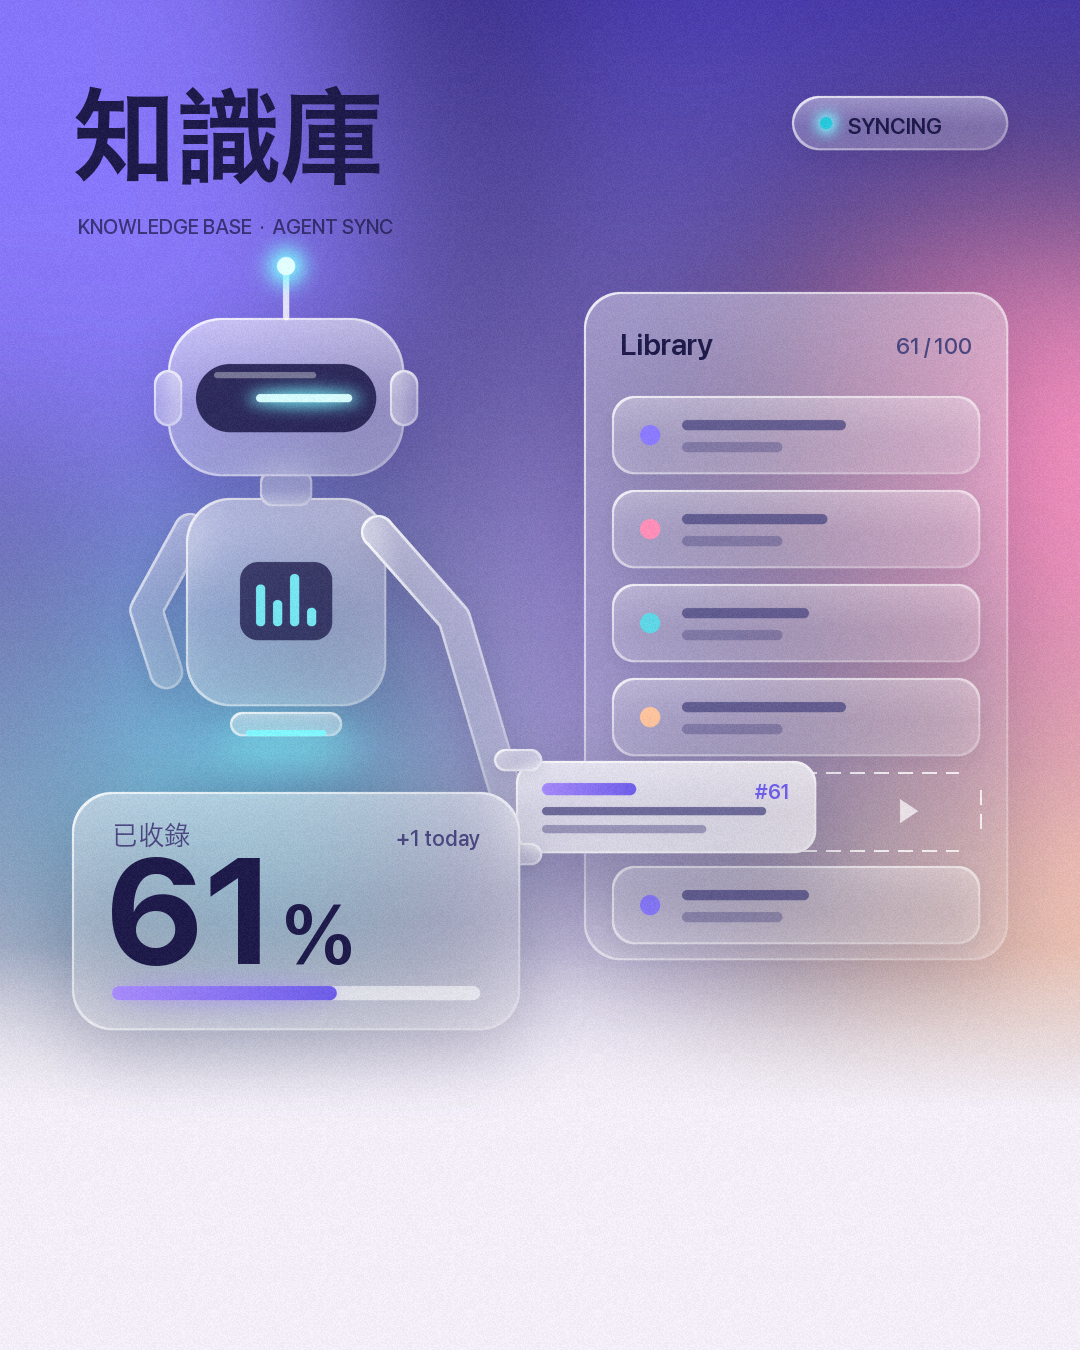

Source code (Python):
"""glass-ui sample frame (glassmorphism: frosted translucent UI layers over blurred colour light).
Subject: a floating glass robot slides note card #61 into a knowledge-base panel; widget shows 61%.
Technique encoded as helpers:
  - Light field: vertical base gradient + 4 colour blobs drawn at 1/4 size, blurred, upscaled
  - glass(): drop shadow -> backdrop blur of what is already behind -> white veil -> top sheen
             -> 1.5px rim lit from top-left (bright) to bottom-right (faint). Order matters.
  - Depth = blur radius + veil opacity: far layers blur less and are more transparent,
            the foreground card is the most opaque
  - One accent gradient (violet) for progress / selection; one status light (cyan) for the machine
  - Agent: robot made of glass parts (head, visor with scan light, torso, arm tubes), hovers; no face
Deterministic, PIL only. Writes sample.png (1080x1350) next to this file.
"""
import os, random
from PIL import Image, ImageDraw, ImageFilter, ImageFont, ImageChops

W, H, SS = 1080, 1350, 4          # SS = supersample factor for anti-aliased masks
HERE = os.path.dirname(os.path.abspath(__file__))

# ---- palette (must match style.md) ---------------------------------------------------------
BG_TOP  = (76, 62, 176)     # #4C3EB0  deep violet sky (top)
BG_MID  = (184, 168, 236)   # #B8A8EC  lavender
BG_BOT  = (243, 238, 248)   # #F3EEF8  calm bottom (subtitle zone)
BLOB_V  = (139, 123, 255)   # #8B7BFF  violet light
BLOB_P  = (255, 143, 184)   # #FF8FB8  pink light
BLOB_C  = (94, 214, 230)    # #5ED6E6  cyan light
BLOB_O  = (255, 197, 158)   # #FFC59E  peach light
INK     = (30, 27, 75)      # #1E1B4B  text, visor
INK2    = (74, 70, 128)     # #4A4680  secondary text, list lines
ACC_A   = (108, 92, 231)    # #6C5CE7  accent gradient start
ACC_B   = (167, 139, 250)   # #A78BFA  accent gradient end
LIGHT   = (125, 249, 255)   # #7DF9FF  machine status light (visor scan, antenna, thruster)
WHITE   = (255, 255, 255)

# ---- fonts ---------------------------------------------------------------------------------
def sf(size, weight=b'Semibold'):
    f = ImageFont.truetype('/System/Library/Fonts/SFNS.ttf', size)
    f.set_variation_by_name(weight); return f
def hei(size, w6=True):
    return ImageFont.truetype('/System/Library/Fonts/Hiragino Sans GB.ttc', size, index=2 if w6 else 0)

def check_glyphs(s, f):
    """Fail if any CJK char renders as notdef (tofu) or blank."""
    def mask(ch):
        m = Image.new('L', (f.size * 2, f.size * 2), 0)
        ImageDraw.Draw(m).text((0, 0), ch, font=f, fill=255); return m.tobytes()
    nd = mask('')
    for ch in s:
        if ord(ch) >= 0x2E80 and (mask(ch) == nd or not any(mask(ch))):
            raise SystemExit('missing glyph %r' % ch)

# ---- light field ---------------------------------------------------------------------------
def lerp(a, b, t): return tuple(int(a[i] + (b[i] - a[i]) * t) for i in range(3))
def background():
    bg = Image.new('RGB', (W, H)); d = ImageDraw.Draw(bg)
    for y in range(H):
        t = y / H
        c = lerp(BG_TOP, BG_MID, t / 0.55) if t < 0.55 else lerp(BG_MID, BG_BOT, min(1, (t - 0.55) / 0.25))
        d.line([(0, y), (W, y)], fill=c)
    q = Image.new('RGBA', (W // 4, H // 4), (0, 0, 0, 0)); qd = ImageDraw.Draw(q)
    for x, y, r, c, a in [(40, 60, 80, BLOB_V, 235), (250, 110, 70, BLOB_P, 220),
                          (60, 200, 60, BLOB_C, 200), (240, 235, 55, BLOB_O, 190)]:
        qd.ellipse([x - r, y - r, x + r, y + r], fill=c + (a,))
    q = q.filter(ImageFilter.GaussianBlur(30)).resize((W, H), Image.BICUBIC)
    bg = Image.alpha_composite(bg.convert('RGBA'), q)
    # calm bottom 22%: fade everything back to BG_BOT
    fade = Image.new('L', (1, H), 0)
    for y in range(H):
        fade.putpixel((0, y), int(255 * max(0, min(1, (y - 0.70 * H) / (0.12 * H)))))
    return Image.composite(Image.new('RGBA', (W, H), BG_BOT + (255,)), bg, fade.resize((W, H)))

def grain(im, amt=6):
    """Deterministic film grain (+-amt) from a seeded 128px tile; keeps glass from looking plastic."""
    rnd = random.Random(11)
    tile = Image.new('L', (128, 128)); tile.putdata([128 + rnd.randint(-amt, amt) for _ in range(128 * 128)])
    n = Image.new('L', (W, H))
    for x in range(0, W, 128):
        for y in range(0, H, 128): n.paste(tile, (x, y))
    n = Image.merge('RGB', (n, n, n))
    return ImageChops.add(im.convert('RGB'), n, 1, -128).convert('RGBA')

# ---- masks (drawn at SS x, downsampled = anti-aliased) ------------------------------------
def mask_from(draw_fn):
    m = Image.new('L', (W * SS, H * SS), 0); draw_fn(ImageDraw.Draw(m), SS)
    return m.resize((W, H), Image.LANCZOS)
def rr(box, r):
    return mask_from(lambda d, s: d.rounded_rectangle([v * s for v in box], radius=r * s, fill=255))
def tube(pts, w):
    def f(d, s):
        d.line([(x * s, y * s) for x, y in pts], fill=255, width=int(w * s), joint='curve')
        for x, y in (pts[0], pts[-1]): d.ellipse([(x - w / 2) * s, (y - w / 2) * s, (x + w / 2) * s, (y + w / 2) * s], fill=255)
    return mask_from(f)

def gradient_rim(mask, hi=0.8, lo=0.18, width=2):
    """Inner rim of a mask; alpha falls from top-left (hi) to bottom-right (lo)."""
    inner = mask.filter(ImageFilter.MinFilter(width * 2 + 1))
    rim = ImageChops.subtract(mask, inner)
    x0, y0, x1, y1 = mask.getbbox()
    v = Image.linear_gradient('L').resize((x1 - x0, y1 - y0))                         # 0 top -> 255 bottom
    h = Image.linear_gradient('L').transpose(Image.TRANSPOSE).resize((x1 - x0, y1 - y0))  # 0 left -> 255 right
    g = ImageChops.add(v, h, scale=2)                                                   # diagonal, no empty corners
    full = Image.new('L', (W, H), 0)
    full.paste(g.point(lambda v: int(255 * (hi - (hi - lo) * v / 255))), (x0, y0))
    return ImageChops.multiply(rim, full)

def glass(scene, mask, blur=22, veil=0.20, sheen=0.28, shadow=0.22, lift=18, tint=WHITE):
    """Frosted glass over whatever is already in `scene`."""
    x0, y0, x1, y1 = mask.getbbox()
    if shadow:                                                    # 1. soft drop shadow
        sh = Image.new('L', (W, H), 0); sh.paste(mask, (0, lift))
        sh = sh.filter(ImageFilter.GaussianBlur(lift * 1.6)).point(lambda v: int(v * shadow))
        scene.alpha_composite(Image.merge('RGBA', (*Image.new('RGB', (W, H), INK).split(), sh)))
    pad = blur * 3                                                # 2. backdrop blur
    bx = (max(0, x0 - pad), max(0, y0 - pad), min(W, x1 + pad), min(H, y1 + pad))
    blurred = scene.crop(bx).filter(ImageFilter.GaussianBlur(blur))
    layer = Image.new('RGBA', (W, H), (0, 0, 0, 0)); layer.paste(blurred, bx[:2])
    scene.paste(layer, (0, 0), mask)
    scene.alpha_composite(Image.merge('RGBA', (*Image.new('RGB', (W, H), tint).split(),
                                               mask.point(lambda v: int(v * veil)))))   # 3. veil
    if sheen:                                                     # 4. top sheen (light from above)
        g = Image.linear_gradient('L').resize((1, y1 - y0)).point(
            lambda v: int(255 * sheen * max(0, 1 - v / 255 / 0.55)))
        s = Image.new('L', (W, H), 0); s.paste(g.resize((W, y1 - y0)), (0, y0))
        scene.alpha_composite(Image.merge('RGBA', (*Image.new('RGB', (W, H), WHITE).split(),
                                                   ImageChops.multiply(s, mask))))
    rim = gradient_rim(mask)                                      # 5. lit rim
    scene.alpha_composite(Image.merge('RGBA', (*Image.new('RGB', (W, H), WHITE).split(), rim)))

def glow(scene, cx, cy, rx, ry, color, strength=200, blur=24):
    m = Image.new('L', (W, H), 0)
    ImageDraw.Draw(m).ellipse([cx - rx, cy - ry, cx + rx, cy + ry], fill=strength)
    m = m.filter(ImageFilter.GaussianBlur(blur))
    scene.alpha_composite(Image.merge('RGBA', (*Image.new('RGB', (W, H), color).split(), m)))

def solid(scene, mask, color, alpha=1.0):
    scene.alpha_composite(Image.merge('RGBA', (*Image.new('RGB', (W, H), color).split(),
                                               mask.point(lambda v: int(v * alpha)))))

def hgrad(scene, mask, c0, c1):
    x0, _, x1, _ = mask.getbbox()
    g = Image.linear_gradient('L').rotate(90).transpose(Image.FLIP_LEFT_RIGHT).resize((x1 - x0, H))
    full = Image.new('L', (W, H), 0); full.paste(g, (x0, 0))
    col = Image.composite(Image.new('RGB', (W, H), c1), Image.new('RGB', (W, H), c0), full)
    scene.alpha_composite(Image.merge('RGBA', (*col.split(), mask)))

def text(scene, xy, s, f, c, alpha=255, anchor='la'):
    check_glyphs(s, f)
    lay = Image.new('RGBA', (W, H), (0, 0, 0, 0))
    ImageDraw.Draw(lay).text(xy, s, font=f, fill=c + (alpha,), anchor=anchor)
    scene.alpha_composite(lay)

# =============================================================================================
scene = background()

# 1. Heading: large, dark, sits directly on the light field (not in a card)
text(scene, (72, 84), '知識庫', hei(104), INK)
text(scene, (78, 214), 'KNOWLEDGE BASE  ·  AGENT SYNC', sf(20, b'Medium'), INK, 190)
# status chip, top right (UI element as scenery)
chip = rr((792, 96, 1008, 150), 27)
glass(scene, chip, blur=14, veil=0.24, shadow=0.12, lift=8)
glow(scene, 826, 123, 10, 10, LIGHT, 255, 6)
solid(scene, mask_from(lambda d, s: d.ellipse([820 * s, 117 * s, 832 * s, 129 * s], fill=255)), (40, 200, 220))
text(scene, (848, 112), 'SYNCING', sf(22, b'Semibold'), INK)

# 2. Knowledge-base panel (far layer: big, light blur), with 6 rows; row 5 is the empty slot
PX0, PY0, PX1, PY1 = 584, 292, 1008, 960
glass(scene, rr((PX0, PY0, PX1, PY1), 36), blur=26, veil=0.16, shadow=0.20, lift=24)
text(scene, (PX0 + 36, PY0 + 34), 'Library', sf(30, b'Semibold'), INK)
text(scene, (PX1 - 36, PY0 + 40), '61 / 100', sf(22, b'Medium'), INK2, anchor='ra')
ROW_H, ROW_G = 78, 16
dots = [BLOB_V, BLOB_P, BLOB_C, BLOB_O, None, BLOB_V]
for i, dc in enumerate(dots):
    ry0 = PY0 + 104 + i * (ROW_H + ROW_G)
    box = (PX0 + 28, ry0, PX1 - 28, ry0 + ROW_H)
    if dc is None:                               # the empty slot: dashed rim, no fill
        SLOT = box
        m = Image.new('L', (W, H), 0); dd = ImageDraw.Draw(m)
        x, y = box[0] + 22, box[1]
        while x < box[2] - 22:
            dd.line([(x, box[1]), (min(x + 14, box[2] - 22), box[1])], fill=200, width=2)
            dd.line([(x, box[3]), (min(x + 14, box[2] - 22), box[3])], fill=200, width=2); x += 24
        for yy in range(box[1] + 18, box[3] - 18, 24):
            dd.line([(box[0], yy), (box[0], min(yy + 14, box[3] - 18))], fill=200, width=2)
            dd.line([(box[2], yy), (box[2], min(yy + 14, box[3] - 18))], fill=200, width=2)
        solid(scene, m, WHITE)
        continue
    glass(scene, rr(box, 22), blur=10, veil=0.22, sheen=0.18, shadow=0.08, lift=6)
    solid(scene, mask_from(lambda d, s, y=ry0: d.ellipse([(PX0 + 56) * s, (y + 29) * s, (PX0 + 76) * s, (y + 49) * s], fill=255)), dc)
    for j, wf in enumerate((0.62 - 0.07 * (i % 3), 0.38)):
        lw = (PX1 - PX0 - 160) * wf
        solid(scene, rr((PX0 + 98, ry0 + 24 + j * 22, PX0 + 98 + lw, ry0 + 34 + j * 22), 5), INK2, 0.75 if j == 0 else 0.4)
# slot hint arrow inside the empty slot (points in the direction the card travels)
sx = SLOT[2] - 70; sy = (SLOT[1] + SLOT[3]) // 2
solid(scene, mask_from(lambda d, s: d.polygon([((sx - 10) * s, (sy - 12) * s), ((sx + 8) * s, sy * s), ((sx - 10) * s, (sy + 12) * s)], fill=255)), WHITE, 0.7)

# 3. Robot (mid layer). Hovering glass machine: antenna, head with visor, torso, arms, thruster.
RX = 286
glow(scene, RX, 742, 70, 18, LIGHT, 170, 18)                     # thruster light on the field
glow(scene, RX, 800, 120, 16, INK, 60, 18)                       # far, faint ground shadow
# back arm (drawn first = behind torso)
glass(scene, tube([(RX - 96, 530), (RX - 140, 610), (RX - 120, 672)], 34), blur=12, veil=0.26, shadow=0.10, lift=8)
# torso
TOR = (RX - 100, 498, RX + 100, 706)
glass(scene, rr(TOR, 44), blur=18, veil=0.30, sheen=0.34, shadow=0.24, lift=22)
core = rr((RX - 46, 562, RX + 46, 640), 18)
solid(scene, core, INK, 0.78)
for i, h in enumerate((0.8, 0.5, 1.0, 0.35)):                     # status equaliser on the chest screen
    bx = RX - 30 + i * 17
    solid(scene, rr((bx, 626 - 52 * h, bx + 9, 626), 4), LIGHT, 0.9)
# neck + head
glass(scene, rr((RX - 26, 470, RX + 26, 506), 12), blur=10, veil=0.3, shadow=0, sheen=0.2)
HEAD = (RX - 118, 318, RX + 118, 476)
glass(scene, rr(HEAD, 54), blur=18, veil=0.32, sheen=0.38, shadow=0.20, lift=18)
VIS = (RX - 90, 364, RX + 90, 432)
solid(scene, rr(VIS, 34), INK, 0.88)                              # visor (dark glass, a sensor band, not eyes)
glow(scene, RX + 18, 398, 56, 8, LIGHT, 230, 7)                   # scan light, shifted right = looking at the panel
solid(scene, rr((RX - 30, 394, RX + 66, 402), 4), (220, 255, 255), 0.95)
solid(scene, rr((VIS[0] + 18, VIS[1] + 8, VIS[2] - 60, VIS[1] + 14), 3), WHITE, 0.35)   # visor reflection
# ear discs + antenna
for ex in (HEAD[0] - 14, HEAD[2] - 14):
    glass(scene, rr((ex, 370, ex + 28, 426), 14), blur=8, veil=0.34, shadow=0, sheen=0.2)
solid(scene, rr((RX - 3, 270, RX + 3, 320), 3), WHITE, 0.8)
glow(scene, RX, 266, 18, 18, LIGHT, 255, 9)
solid(scene, mask_from(lambda d, s: d.ellipse([(RX - 9) * s, 257 * s, (RX + 9) * s, 275 * s], fill=255)), (225, 255, 255))
# thruster ring under the torso
glass(scene, rr((RX - 56, 712, RX + 56, 736), 12), blur=8, veil=0.34, shadow=0, sheen=0.2)
solid(scene, rr((RX - 40, 730, RX + 40, 736), 3), LIGHT, 0.9)

# 4. Note card (front layer: most opaque, strongest shadow), half-way into the empty slot
CW_, CH_ = 300, 92
CX0 = SLOT[0] - 96; CY0 = SLOT[1] + (SLOT[3] - SLOT[1] - CH_) // 2 - 4
ARM = [(RX + 92, 532), (RX + 168, 618), (CX0 - 6, CY0 + CH_ // 2)]
glass(scene, tube(ARM, 34), blur=12, veil=0.30, shadow=0.12, lift=10)
card = rr((CX0, CY0, CX0 + CW_, CY0 + CH_), 22)
glass(scene, card, blur=30, veil=0.62, sheen=0.3, shadow=0.30, lift=26)
hgrad(scene, rr((CX0 + 26, CY0 + 22, CX0 + 120, CY0 + 34), 6), ACC_A, ACC_B)
solid(scene, rr((CX0 + 26, CY0 + 46, CX0 + 250, CY0 + 54), 4), INK2, 0.75)
solid(scene, rr((CX0 + 26, CY0 + 64, CX0 + 190, CY0 + 72), 4), INK2, 0.45)
text(scene, (CX0 + CW_ - 26, CY0 + 18), '#61', sf(20, b'Semibold'), ACC_A, anchor='ra')
# gripper: two small glass pads clamping the card's left edge
for gy in (CY0 - 12, CY0 + CH_ - 10):
    glass(scene, rr((CX0 - 22, gy, CX0 + 26, gy + 22), 11), blur=8, veil=0.4, shadow=0.1, lift=4, sheen=0.2)

# 5. Big-number widget (front-left)
WG = (72, 792, 520, 1030)
glass(scene, rr(WG, 40), blur=24, veil=0.26, sheen=0.3, shadow=0.24, lift=22)
text(scene, (WG[0] + 40, WG[1] + 30), '已收錄', hei(26, w6=False), INK2)
text(scene, (WG[2] - 40, WG[1] + 32), '+1 today', sf(22, b'Medium'), INK2, anchor='ra')
text(scene, (WG[0] + 34, WG[1] + 172), '61', sf(150, b'Bold'), INK, anchor='ls')
PX_ = WG[0] + 34 + sf(150, b'Bold').getlength('61') + 6          # % sits 6px after the figures
text(scene, (PX_, WG[1] + 172), '%', sf(84, b'Semibold'), INK, anchor='ls')
bar = (WG[0] + 40, WG[1] + 194, WG[2] - 40, WG[1] + 208)
solid(scene, rr(bar, 9), WHITE, 0.55)
fill_x = bar[0] + (bar[2] - bar[0]) * 0.61
glow(scene, (bar[0] + fill_x) // 2, (bar[1] + bar[3]) // 2, (fill_x - bar[0]) // 2, 10, ACC_B, 150, 10)
hgrad(scene, rr((bar[0], bar[1], fill_x, bar[3]), 9), ACC_A, ACC_B)

# 6. Subtitle zone (y > 1053) stays empty light field.
scene = grain(scene)
scene.convert('RGB').save(os.path.join(HERE, 'sample.png'))
